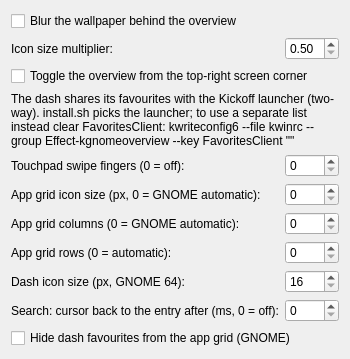
<?xml version="1.0" encoding="UTF-8"?>
<!-- SPDX-License-Identifier: GPL-2.0-or-later -->
<ui version="4.0">
 <class>KGnomeOverviewConfigForm</class>
 <widget class="QWidget" name="KGnomeOverviewConfigForm">
  <layout class="QFormLayout" name="formLayout">
   <item row="0" column="0" colspan="2">
    <widget class="QCheckBox" name="kcfg_BlurBackground">
     <property name="text">
      <string>Blur the wallpaper behind the overview</string>
     </property>
    </widget>
   </item>
   <item row="1" column="0">
    <widget class="QLabel" name="labelIconScale">
     <property name="text">
      <string>Icon size multiplier:</string>
     </property>
    </widget>
   </item>
   <item row="1" column="1">
    <widget class="QDoubleSpinBox" name="kcfg_IconScale">
     <property name="minimum">
      <double>0.5</double>
     </property>
     <property name="maximum">
      <double>3.0</double>
     </property>
     <property name="singleStep">
      <double>0.25</double>
     </property>
    </widget>
   </item>
   <item row="2" column="0" colspan="2">
    <widget class="QCheckBox" name="kcfg_TopRightCorner">
     <property name="text">
      <string>Toggle the overview from the top-right screen corner</string>
     </property>
    </widget>
   </item>
   <item row="4" column="0">
    <widget class="QLabel" name="gestureLabel">
     <property name="text">
      <string>Touchpad swipe fingers (0 = off):</string>
     </property>
    </widget>
   </item>
   <item row="4" column="1">
    <widget class="QSpinBox" name="kcfg_GestureFingers">
     <property name="minimum">
      <number>0</number>
     </property>
     <property name="maximum">
      <number>5</number>
     </property>
    </widget>
   </item>
   <item row="5" column="0">
    <widget class="QLabel" name="labelIconSize">
     <property name="text">
      <string>App grid icon size (px, 0 = GNOME automatic):</string>
     </property>
    </widget>
   </item>
   <item row="5" column="1">
    <widget class="QSpinBox" name="kcfg_IconSize">
     <property name="minimum">
      <number>0</number>
     </property>
     <property name="maximum">
      <number>256</number>
     </property>
    </widget>
   </item>
   <item row="6" column="0">
    <widget class="QLabel" name="labelColumns">
     <property name="text">
      <string>App grid columns (0 = GNOME automatic):</string>
     </property>
    </widget>
   </item>
   <item row="6" column="1">
    <widget class="QSpinBox" name="kcfg_Columns">
     <property name="minimum">
      <number>0</number>
     </property>
     <property name="maximum">
      <number>20</number>
     </property>
    </widget>
   </item>
   <item row="7" column="0">
    <widget class="QLabel" name="labelRows">
     <property name="text">
      <string>App grid rows (0 = automatic):</string>
     </property>
    </widget>
   </item>
   <item row="7" column="1">
    <widget class="QSpinBox" name="kcfg_Rows">
     <property name="minimum">
      <number>0</number>
     </property>
     <property name="maximum">
      <number>12</number>
     </property>
    </widget>
   </item>
   <item row="3" column="0" colspan="2">
    <widget class="QLabel" name="labelFavorites">
     <property name="wordWrap">
      <bool>true</bool>
     </property>
     <property name="text">
      <string>The dash shares its favourites with the Kickoff launcher (two-way). install.sh picks the launcher; to use a separate list instead clear FavoritesClient: kwriteconfig6 --file kwinrc --group Effect-kgnomeoverview --key FavoritesClient ""</string>
     </property>
    </widget>
   </item>
   <item row="8" column="0">
    <widget class="QLabel" name="labelDashIconSize">
     <property name="text">
      <string>Dash icon size (px, GNOME 64):</string>
     </property>
    </widget>
   </item>
   <item row="8" column="1">
    <widget class="QSpinBox" name="kcfg_DashIconSize">
     <property name="minimum">
      <number>16</number>
     </property>
     <property name="maximum">
      <number>256</number>
     </property>
    </widget>
   </item>
   <item row="9" column="0">
    <widget class="QLabel" name="labelSearchFocusReturnMs">
     <property name="text">
      <string>Search: cursor back to the entry after (ms, 0 = off):</string>
     </property>
    </widget>
   </item>
   <item row="9" column="1">
    <widget class="QSpinBox" name="kcfg_SearchFocusReturnMs">
     <property name="minimum">
      <number>0</number>
     </property>
     <property name="maximum">
      <number>5000</number>
     </property>
    </widget>
   </item>
   <item row="10" column="0" colspan="2">
    <widget class="QCheckBox" name="kcfg_HideFavoritesInGrid">
     <property name="text">
      <string>Hide dash favourites from the app grid (GNOME)</string>
     </property>
    </widget>
   </item>
  </layout>
 </widget>
 <resources/>
 <connections/>
</ui>
